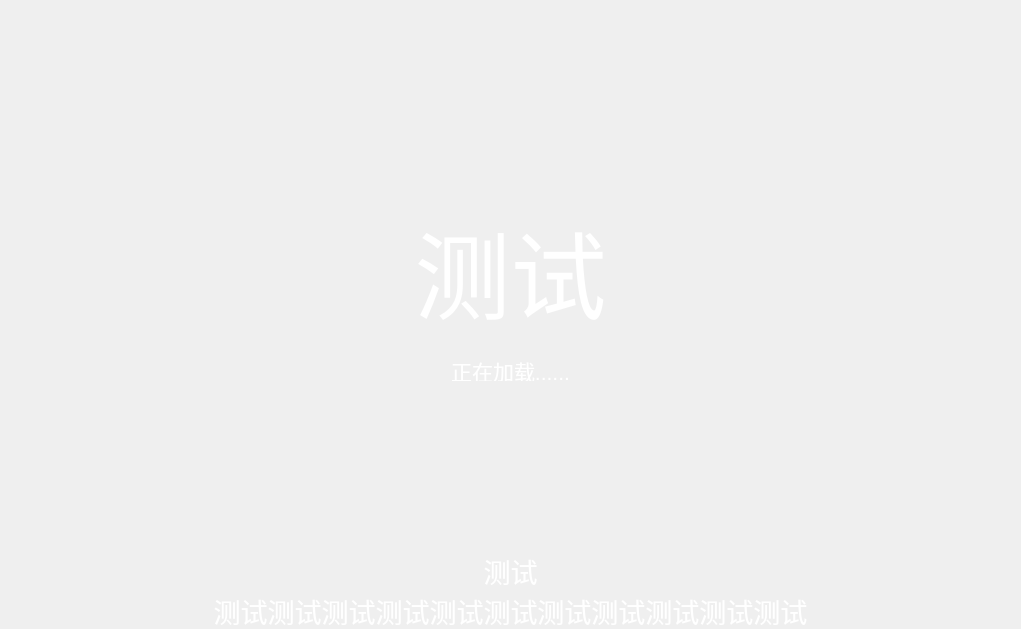
<?xml version="1.0" encoding="UTF-8"?>
<ui version="4.0">
 <class>LauncherWidget</class>
 <widget class="QWidget" name="LauncherWidget">
  <property name="geometry">
   <rect>
    <x>0</x>
    <y>0</y>
    <width>1021</width>
    <height>629</height>
   </rect>
  </property>
  <property name="windowTitle">
   <string>LauncherWidget</string>
  </property>
  <widget class="QLabel" name="background">
   <property name="geometry">
    <rect>
     <x>0</x>
     <y>-10</y>
     <width>1021</width>
     <height>641</height>
    </rect>
   </property>
   <property name="styleSheet">
    <string notr="true">border-image: url(&quot;:/res/test.jpg&quot;);</string>
   </property>
   <property name="text">
    <string/>
   </property>
  </widget>
  <widget class="AnimationLabel" name="title">
   <property name="geometry">
    <rect>
     <x>0</x>
     <y>150</y>
     <width>1021</width>
     <height>241</height>
    </rect>
   </property>
   <property name="font">
    <font>
     <pointsize>72</pointsize>
    </font>
   </property>
   <property name="styleSheet">
    <string notr="true">color:white;
</string>
   </property>
   <property name="text">
    <string>测试</string>
   </property>
   <property name="alignment">
    <set>Qt::AlignCenter</set>
   </property>
  </widget>
  <widget class="AnimationLabel" name="label">
   <property name="geometry">
    <rect>
     <x>40</x>
     <y>30</y>
     <width>71</width>
     <height>51</height>
    </rect>
   </property>
   <property name="styleSheet">
    <string notr="true">image: url(&quot;:/res/seewo.ico&quot;);</string>
   </property>
   <property name="text">
    <string/>
   </property>
  </widget>
  <widget class="AnimationLabelUp" name="label_2">
   <property name="geometry">
    <rect>
     <x>0</x>
     <y>550</y>
     <width>1021</width>
     <height>81</height>
    </rect>
   </property>
   <property name="font">
    <font>
     <pointsize>20</pointsize>
    </font>
   </property>
   <property name="styleSheet">
    <string notr="true">color:white;
</string>
   </property>
   <property name="text">
    <string>测试
测试测试测试测试测试测试测试测试测试测试测试</string>
   </property>
   <property name="alignment">
    <set>Qt::AlignCenter</set>
   </property>
  </widget>
  <widget class="AnimationLabel" name="label_3">
   <property name="geometry">
    <rect>
     <x>0</x>
     <y>360</y>
     <width>1021</width>
     <height>21</height>
    </rect>
   </property>
   <property name="font">
    <font>
     <pointsize>16</pointsize>
    </font>
   </property>
   <property name="styleSheet">
    <string notr="true">color:white;
</string>
   </property>
   <property name="text">
    <string>正在加载......</string>
   </property>
   <property name="alignment">
    <set>Qt::AlignCenter</set>
   </property>
  </widget>
 </widget>
 <customwidgets>
  <customwidget>
   <class>AnimationLabel</class>
   <extends>QLabel</extends>
   <header>anishow_label.h</header>
  </customwidget>
  <customwidget>
   <class>AnimationLabelUp</class>
   <extends>QLabel</extends>
   <header>anishow_label.h</header>
  </customwidget>
 </customwidgets>
 <resources/>
 <connections/>
</ui>
